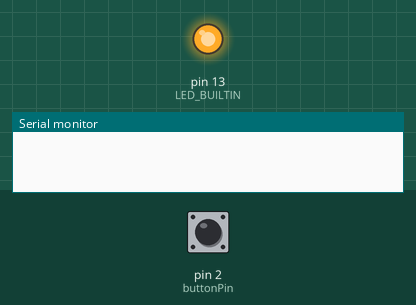
Bench run of a sketch on a simulated Arduino Uno, built with avr-gcc and run on an emulated ATmega328P. Parts: output pins drawn as LEDs (lit = HIGH), the last lines printed to the serial monitor. The test bench sets the inputs (shaded band); at power-on: pin 2 (buttonPin) LOW.

Above: at 1.2 s.
1.3 s: pin 2 (buttonPin) pulled HIGH for 0.15 s
At 2.2 s:
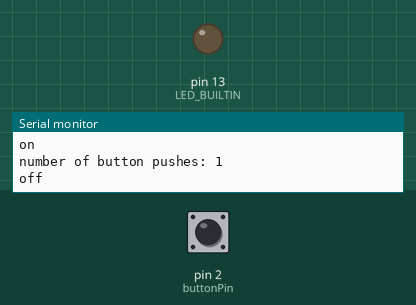
Timing chart, 0 to 4.3 s (numbered marks = the images above; inputs shaded):
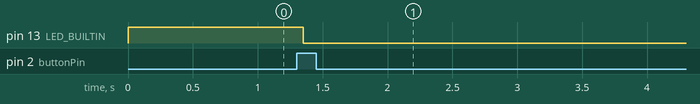

The sketch:

StateChangeDetectioncode_for_rain_sensor.ino
```cpp
/*
  State change detection (edge detection)
Electronic circuit:
  - pushbutton to pin 2 from +5V
  - 10 k resistor to pin 2 from GND
  - LED attached from pin 13 to GND
*/

// Constants and variables definition
const int  buttonPin = 2;    // the pin that the pushbutton is attached to
const int ledPin = 13;       // the pin that the LED is attached to
int buttonPushCounter = 0;   // counter for the number of button presses
int buttonState = 0;         // current state of the button
int lastButtonState = 0;     // previous state of the button

void setup() {
  pinMode(buttonPin, INPUT);
  pinMode(LED_BUILTIN, OUTPUT);
  Serial.begin(9600);
}


void loop() {
  // read the pushbutton input pin:
  buttonState = digitalRead(buttonPin);

  // compare the buttonState to its previous state
  if (buttonState != lastButtonState) {
    // if the state has changed, increment the counter
    if (buttonState == HIGH) {
      // if the current state is HIGH then the button went from off to on:
      buttonPushCounter++;
      Serial.println("on");
      Serial.print("number of button pushes: ");
      Serial.println(buttonPushCounter);
    } else {
      // if the current state is LOW then the button went from on to off:
      Serial.println("off");
    }
    // Delay a little bit to avoid bouncing
    delay(50);
  }
  // save the current state as the last state, for next time through the loop
  lastButtonState = buttonState;


  // turns on the LED every four button pushes by checking the modulo of the
  // button push counter. the modulo function gives you the remainder of the
  // division of two numbers:
  if (buttonPushCounter % 4 == 0) {
    digitalWrite(LED_BUILTIN, HIGH);
  } else {
    digitalWrite(LED_BUILTIN, LOW);
  }

}
```

Measured:
- after the input at 1.3 s, pin 13 (LED_BUILTIN): HIGH → LOW after 0.05 s
